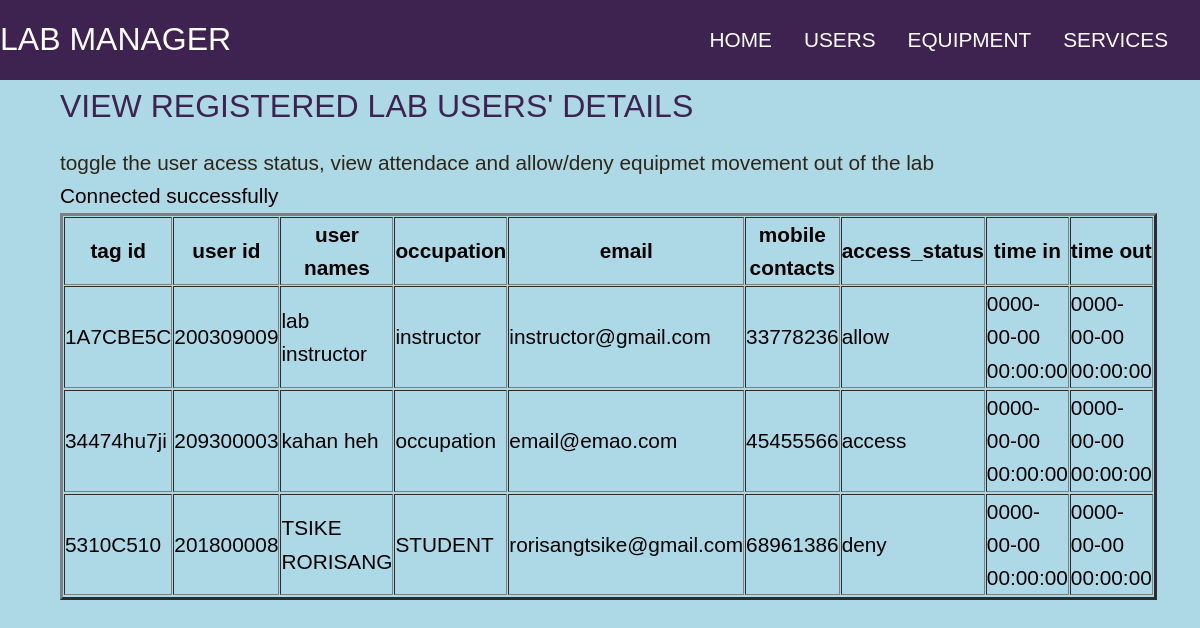
The page /users/view_users.php on the database its author committed.
### tables this page shows
CREATE TABLE `labusers` (
  `tag_id` varchar(255) NOT NULL,
  `user_id` varchar(255) NOT NULL,
  `user_names` varchar(255) NOT NULL,
  `occupation` varchar(255) NOT NULL,
  `email` varchar(255) NOT NULL,
  `mobile_contacts` decimal(13,0) NOT NULL,
  `access_status` varchar(255) NOT NULL,
  `time_in` datetime NOT NULL,
  `time_out` datetime NOT NULL
);

### users/view_users.php (the view, shortened to what this page needs)
<!DOCTYPE html>
<html lang="en">
<head>
    <link rel="stylesheet" href="../style.css">
    <link
    rel="stylesheet"
    href="https://cdnjs.cloudflare.com/ajax/libs/font-awesome/5.15.3/css/all.min.css"
  />
<head>
<body>
    <header>
        <div class="main-nav">
            <a href="index.html" class="logo">LAB MANAGER</a>
            <ul>
              <li><a href="../index.html">HOME</a></li>
              <li><a href="users.html">USERS</a></li>
              <li><a href="../inventory/equipment.html">EQUIPMENT</a></li>
              <li><a href="../service/services.html">SERVICES</a></li>
            </ul>
        </div>
    </header>
    <div class="container">
      <div class="description">
        <h2 class="heading-secondary">
          VIEW REGISTERED LAB USERS' DETAILS
        </h2>
        <p>toggle the user acess status, view attendace and allow/deny equipmet movement out of the lab</p>
      </div>
</body>
</html>
<?php
include('../database/database.php');
$query = "SELECT tag_id, user_id, user_names, occupation, email, mobile_contacts, access_status, time_in, time_out FROM labusers";
$result = $conn->query($query);
?>
<table border="3" cellspacing="1" cellpadding="1">
  <tr>
    <th>tag id</th>
          <th>user id</th>
          <th>user names</th>
          <th>occupation</th>
          <th>email</th>
          <th>mobile contacts</th>
          <th>access_status</th>
          <th>time in</th>
          <th>time out</th>
  </tr>
<?php
if ($result->num_rows > 0) {
  $sn=1;
  while($data = $result->fetch_assoc()) {
 ?>
 <tr>
   <td><?php echo $data['tag_id']; ?> </td>
   <td><?php echo $data['user_id']; ?> </td>
   <td><?php echo $data['user_names']; ?> </td>
   <td><?php echo $data['occupation']; ?> </td>
   <td><?php echo $data['email']; ?> </td>
   <td><?php echo $data['mobile_contacts']; ?> </td>
   <td><?php echo $data['access_status']; ?> </td>
   <td><?php echo $data['time_in']; ?> </td>
   <td><?php echo $data['time_out']; ?> </td>
 <tr>
 <?php
  $sn++;}} else { ?>
    <tr>
     <td colspan="8">No data found</td>
    </tr>
 <?php } ?>
 </table

### style.css (style rules this page uses)
:root { --primary-color:rgb(62, 35, 80); --color-white: #fff; --color-black: rgb(46, 38, 24); }
*, *::before, *::after { margin: 0; padding: 0; box-sizing: border-box; }
body { font-family: sans-serif; font-size: 1.3rem; min-height: 100vh; line-height: 1.6; background-color: lightblue; background-size: cover; }
.container { padding: 0 5%; }
a { color: var(--color-white); text-decoration: none; }
p { color: var(--color-black); }
.heading-secondary { font-size: 2rem; font-weight: 300; line-height: 1; color: var(--primary-color); margin-bottom: 1.5rem; }
header { height: 10vh; display: flex; border-color: blue; }
.main-nav { width: 100%; background-color: var(--primary-color); display: flex; align-items: center; justify-content: space-between; }
.main-nav ul { list-style: none; display: flex; }
.main-nav ul li a { text-transform: capitalize; padding-right: 2rem; }
.logo { font-size: 2rem; }
.description { margin-top: 10px; display: flex; flex-direction: column; justify-content: center; }

### rows shown on the page
labusers: tag_id "1A7CBE5C", user "200309009", user_names "lab instructor", occupation "instructor", email "instructor@gmail.com", mobile_contacts "33778236", access_status "allow", time_in "0000-00-00 00:00:00", time_out "0000-00-00 00:00:00"
labusers: tag_id "34474hu7ji", user "209300003", user_names "kahan heh", occupation "occupation", email "email@emao.com", mobile_contacts "45455566", access_status "access", time_in "0000-00-00 00:00:00", time_out "0000-00-00 00:00:00"
labusers: tag_id "5310C510", user "201800008", user_names "TSIKE RORISANG", occupation "STUDENT", email "rorisangtsike@gmail.com", mobile_contacts "68961386", access_status "deny", time_in "0000-00-00 00:00:00", time_out "0000-00-00 00:00:00"
